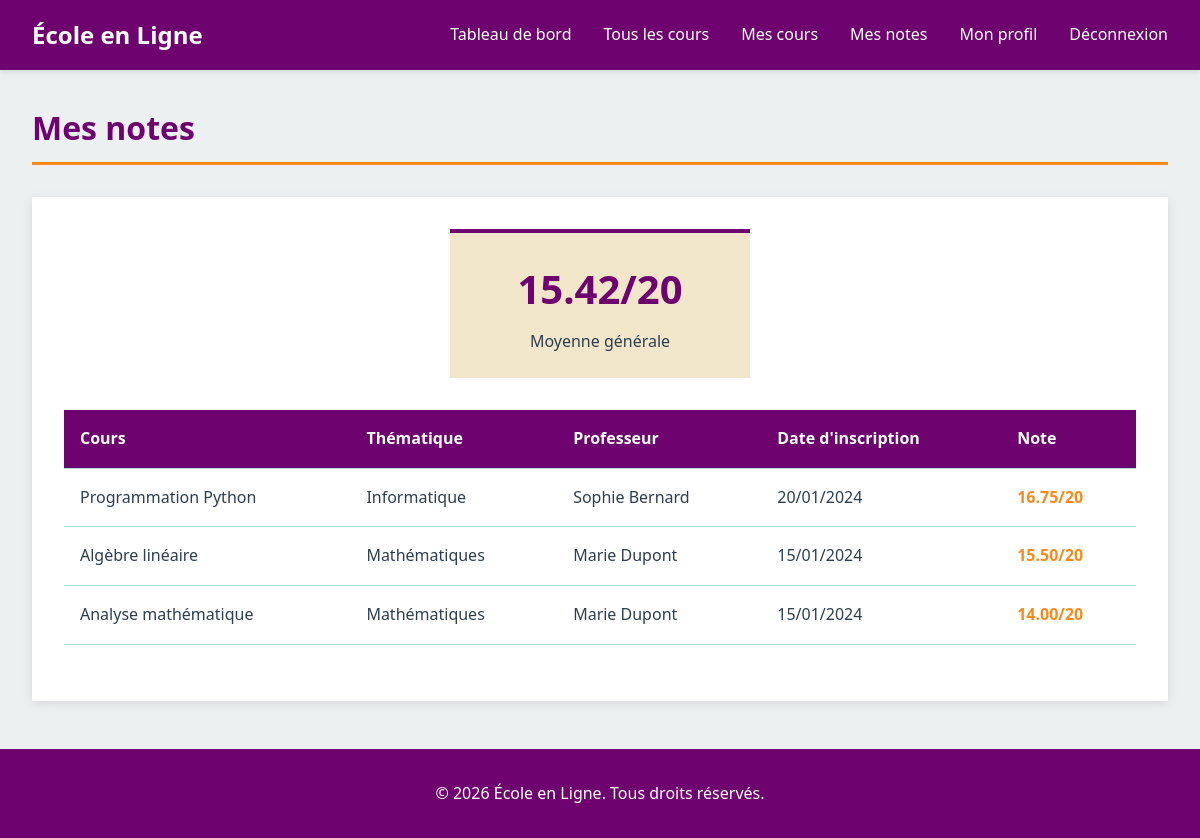
Screenshot of /student/grades (signed in) with the database file from the repository.
### tables this page shows
CREATE TABLE inscription (
    id_inscription INT PRIMARY KEY AUTO_INCREMENT,
    id_etudiant INT NOT NULL,
    id_cours INT NOT NULL,
    date_inscription_cours DATE NOT NULL,
    note DECIMAL(5,2) NULL CHECK (note BETWEEN 0 AND 20),
    UNIQUE (id_etudiant, id_cours),
    FOREIGN KEY (id_etudiant) REFERENCES etudiant(id_etudiant) ON DELETE CASCADE,
    FOREIGN KEY (id_cours) REFERENCES cours(id_cours) ON DELETE CASCADE
);

CREATE TABLE cours (
    id_cours INT PRIMARY KEY AUTO_INCREMENT,
    id_professeur INT NOT NULL,
    thematique VARCHAR(100) NOT NULL,
    intitule VARCHAR(255) NOT NULL,
    description TEXT NOT NULL,
    duree_heures INT NOT NULL,
    created_at TIMESTAMP DEFAULT CURRENT_TIMESTAMP,
    FOREIGN KEY (id_professeur) REFERENCES professeur(id_professeur) ON DELETE CASCADE
);

CREATE TABLE professeur (
    id_professeur INT PRIMARY KEY AUTO_INCREMENT,
    id_user INT NOT NULL,
    nom VARCHAR(100) NOT NULL,
    prenom VARCHAR(100) NOT NULL,
    specialite VARCHAR(100) NOT NULL,
    bio TEXT NULL,
    photo VARCHAR(255) NULL,
    FOREIGN KEY (id_user) REFERENCES user(id_user) ON DELETE CASCADE
);

### controllers/StudentController.php (called while the page is built, shortened)
<?php
require_once __DIR__ . '/../models/Student.php';
class StudentController {
    public function grades() {
        $studentModel = new Student();
        $student = $studentModel->getByUserId($_SESSION['user_id']);
        $grades = $studentModel->getGrades($student['id_etudiant']);
        $averageGrade = $studentModel->getAverageGrade($student['id_etudiant']);
        require_once __DIR__ . '/../views/student/grades.php';
    }
}
?>

### models/student.php (called while the page is built, shortened)
<?php
require_once __DIR__ . '/../config/Database.php';
class Student {
    private $conn;
    private $table = 'etudiant';
    public function __construct() {
        $database = new Database();
        $this->conn = $database->getConnection();
    }
    public function getByUserId($userId) {
        $query = "SELECT * FROM " . $this->table . " WHERE id_user = :id_user";
        $stmt = $this->conn->prepare($query);
        $stmt->bindParam(':id_user', $userId);
        $stmt->execute();
        return $stmt->fetch();
    }
    public function getGrades($studentId) {
        $query = "SELECT c.intitule, c.thematique, i.note, i.date_inscription_cours, p.nom as prof_nom, p.prenom as prof_prenom
                  FROM inscription i
                  JOIN cours c ON i.id_cours = c.id_cours
                  JOIN professeur p ON c.id_professeur = p.id_professeur
                  WHERE i.id_etudiant = :id_etudiant
                  ORDER BY i.date_inscription_cours DESC";
        $stmt = $this->conn->prepare($query);
        $stmt->bindParam(':id_etudiant', $studentId);
        $stmt->execute();
        return $stmt->fetchAll();
    }
    public function getAverageGrade($studentId) {
        $query = "SELECT AVG(note) as moyenne FROM inscription WHERE id_etudiant = :id_etudiant AND note IS NOT NULL";
        $stmt = $this->conn->prepare($query);
        $stmt->bindParam(':id_etudiant', $studentId);
        $stmt->execute();
        $result = $stmt->fetch();
        return $result['moyenne'] ? round($result['moyenne'], 2) : null;
    }
}
?>

### config/database.php (called while the page is built)
<?php
class Database {
    private $host = DB_HOST;
    private $db_name = DB_NAME;
    private $username = DB_USER;
    private $password = DB_PASS;
    private $conn = null;
    public function getConnection() {
        if ($this->conn === null) {
            try {
                $this->conn = new PDO(
                    "mysql:host=" . $this->host . ";dbname=" . $this->db_name . ";charset=utf8mb4",
                    $this->username,
                    $this->password
                );
                $this->conn->setAttribute(PDO::ATTR_ERRMODE, PDO::ERRMODE_EXCEPTION);
                $this->conn->setAttribute(PDO::ATTR_DEFAULT_FETCH_MODE, PDO::FETCH_ASSOC);
            } catch(PDOException $e) {
                die("Erreur de connexion : " . $e->getMessage());
            }
        }
        return $this->conn;
    }
}
?>

### views/student/grades.php (the view, shortened to what this page needs)
<?php
require_once __DIR__ . '/../layout/header.php';
?>
<div class="container">
    <h1>Mes notes</h1>
    <div class="content-wrapper">
        <?php if ($averageGrade): ?>
            <div class="stat-box" style="max-width: 300px; margin: 0 auto 2rem;">
                <h3><?php echo number_format($averageGrade, 2); ?>/20</h3>
                <p>Moyenne générale</p>
            </div>
        <?php endif; ?>
        <?php if (empty($grades)): ?>
            <div class="alert alert-info">
                Vous n'avez pas encore de notes.
            </div>
        <?php else: ?>
            <table>
                <thead>
                    <tr>
                        <th>Cours</th>
                        <th>Thématique</th>
                        <th>Professeur</th>
                        <th>Date d'inscription</th>
                        <th>Note</th>
                    </tr>
                </thead>
                <tbody>
                    <?php foreach ($grades as $grade): ?>
                        <tr>
                            <td><?php echo htmlspecialchars($grade['intitule']); ?></td>
                            <td><?php echo htmlspecialchars($grade['thematique']); ?></td>
                            <td><?php echo htmlspecialchars($grade['prof_prenom'] . ' ' . $grade['prof_nom']); ?></td>
                            <td><?php echo date('d/m/Y', strtotime($grade['date_inscription_cours'])); ?></td>
                            <td>
                                <?php if ($grade['note']): ?>
                                    <strong class="text-highlight"><?php echo number_format($grade['note'], 2); ?>/20</strong>
                                <?php else: ?>
                                    <span class="text-danger">Non notée</span>
                                <?php endif; ?>
                            </td>
                        </tr>
                    <?php endforeach; ?>
                </tbody>
            </table>
        <?php endif; ?>
    </div>
</div>
<?php require_once __DIR__ . '/../layout/footer.php'; ?>

### public/css/style.css (style rules this page uses)
:root { --primary: #6E026F; --secondary: #ABDADC; --accent: #F1E6C9; --highlight: #FA891A; --dark: #2c3e50; --light: #ecf0f1; --white: #ffffff; --gray: #95a5a6; --success: #27ae60; --danger: #e74c3c; }
* { margin: 0; padding: 0; box-sizing: border-box; }
body { font-family: 'Segoe UI', Tahoma, Geneva, Verdana, sans-serif; line-height: 1.6; color: var(--dark); background-color: var(--light); }
.container { max-width: 1200px; margin: 2rem auto; padding: 0 2rem; }
.content-wrapper { background-color: var(--white); padding: 2rem; margin: 2rem 0; box-shadow: 0 2px 10px rgba(0,0,0,0.1); }
h1 { color: var(--primary); margin-bottom: 1.5rem; font-size: 2rem; border-bottom: 3px solid var(--highlight); padding-bottom: 0.5rem; }
h3 { color: var(--dark); margin-bottom: 0.75rem; }
.stat-box { background-color: var(--accent); padding: 1.5rem; text-align: center; border-top: 4px solid var(--primary); }
.stat-box h3 { color: var(--primary); font-size: 2.5rem; margin-bottom: 0.5rem; }
.stat-box p { color: var(--dark); font-size: 1rem; }
table { width: 100%; border-collapse: collapse; margin: 1.5rem 0; background-color: var(--white); }
thead { background-color: var(--primary); color: var(--white); }
th, td { padding: 1rem; text-align: left; border-bottom: 1px solid var(--secondary); }
.text-highlight { color: var(--highlight); }

### rows the page displays
inscription: id_cours.intitule "Programmation Python", id_cours.thematique "Informatique", professeur.prenom+nom "Sophie Bernard", date_inscription_cours "20/01/2024", note "16.75"
inscription: id_cours.intitule "Algèbre linéaire", id_cours.thematique "Mathématiques", professeur.prenom+nom "Marie Dupont", date_inscription_cours "15/01/2024", note "15.50"
inscription: id_cours.intitule "Analyse mathématique", id_cours.thematique "Mathématiques", professeur.prenom+nom "Marie Dupont", date_inscription_cours "15/01/2024", note "14.00"

### other values shown
$averageGrade "15.42"
